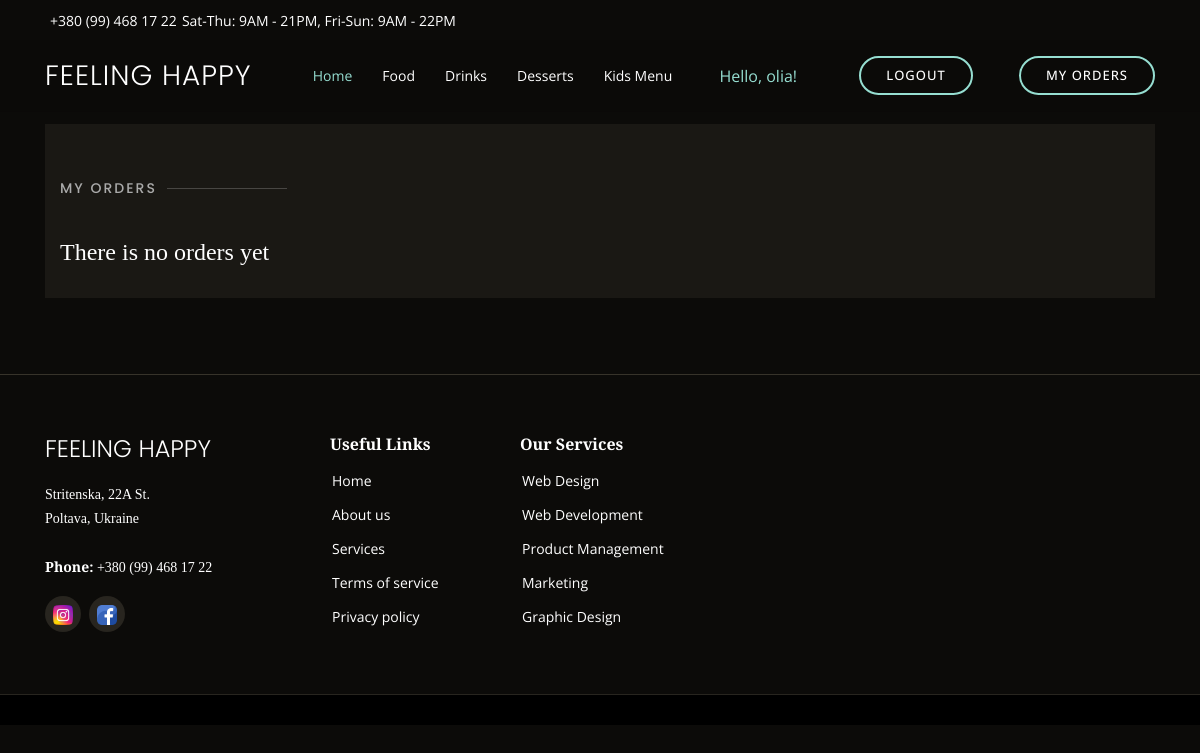
Before: /order/order_list/ (signed in) with the older database file.
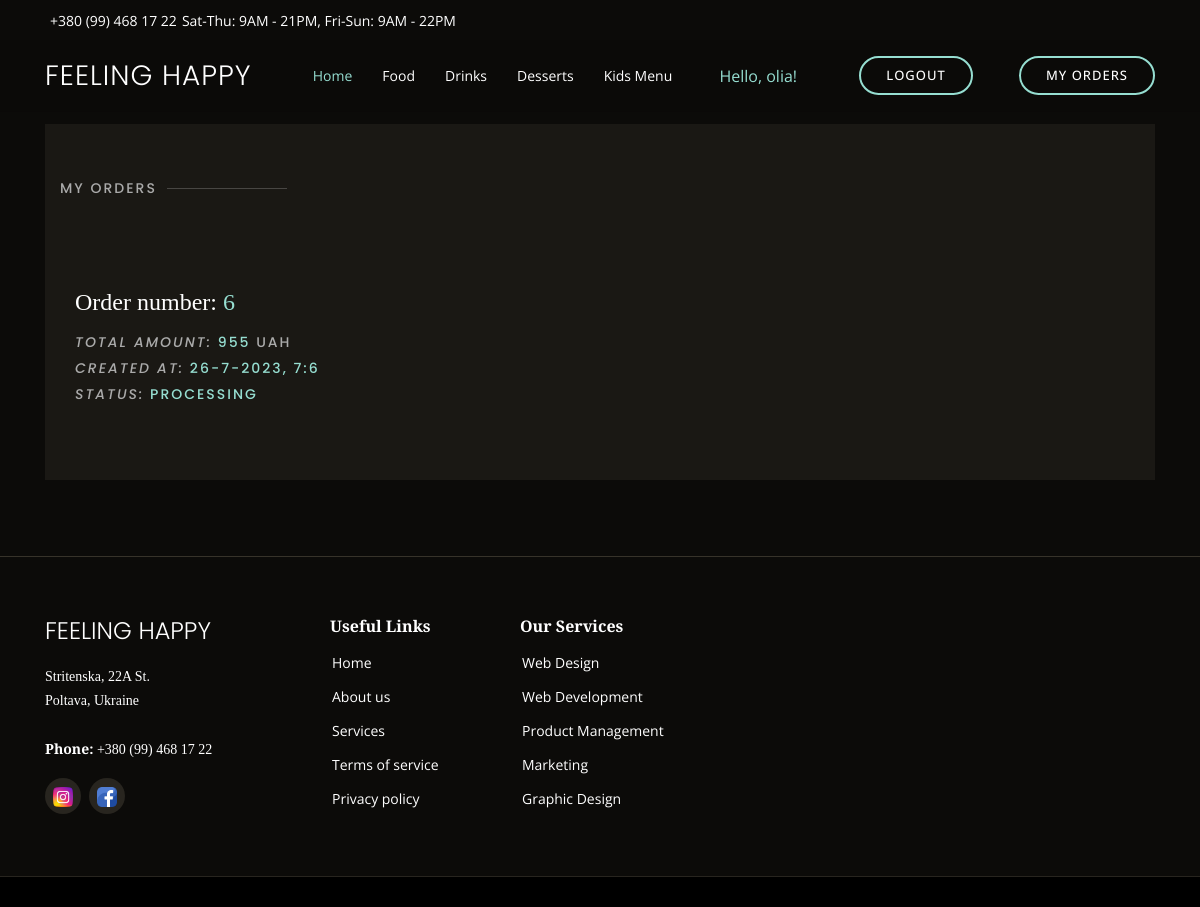
After: the same page with the newer database file.
### user/models.py (models this page shows)
class User(AbstractUser):
    pass

### order/models.py (models this page shows, shortened)
class Order(models.Model):
    user = models.ForeignKey(to=User, on_delete=models.CASCADE)
    status = models.ForeignKey(to=OrderStatus, on_delete=models.DO_NOTHING)
    dishes = models.ManyToManyField(to=Dish, through="OrderDish")
    making_datetime = models.DateTimeField()
    total_amount = models.PositiveIntegerField()
    address = models.CharField(max_length=255, blank=True)

class OrderStatus(models.Model):
    name = models.CharField(max_length=255)
    class Meta:
        verbose_name_plural = "order statuses"

### order/views.py (the view)
# urls.py: path("order_list/", OrderListView.as_view(), name="order-list"),
class OrderListView(LoginRequiredMixin, generic.ListView):
    model = Order
    template_name = "order/order_list.html"
    context_object_name = "order_list"
    def get_queryset(self) -> QuerySet:
        user = User.objects.get(id=self.request.user.id)
        queryset = Order.objects.filter(user=user).order_by("status")
        return queryset

### templates/order/order_list.html (shortened to what this page needs)
{% extends "base.html" %}
{% block content %}
<main id="main">
  <section class="inner-page">
    <div class="container">
      <p><div><br><br></div>
        <section id="menu" class="menu section-bg">
          <div class="container" data-aos="fade-up">
            <div class="section-title"><h2>My orders</h2></div>
            <div class="menu-container" data-aos="fade-up" data-aos-delay="200">
              {% for order in order_list %}
                <div class="col-lg-6 menu-item filter-starters">
                  <h4>Order number: <a href="{% url 'order:order-detail' pk=order.id%}">{{ order.id }}</a></h4>
                  <div class="order-row">
                    <p><i>total amount:</i> <b>{{ order.total_amount }}</b> UAH</p>
                    <p><i>created at:</i> <b>{{ order.making_datetime.day }}-{{ order.making_datetime.month }}-{{ order.making_datetime.year }}, {{ order.making_datetime.hour }}:{{ order.making_datetime.minute }}</b></p>
                    <p><i>status:</i> <b>{{ order.status.name }}</b></p>
                  </div>
                </div>
                {% empty %}
                <h4>There is no orders yet</h4>
              {% endfor %}
            </div>
          </div>
        </section>
      </p>
    </div>
  </section>
</main>
{% endblock %}

### templates/base.html (shortened to what this page needs)
<!DOCTYPE html>
<html lang="en">
<head>
  <link rel="stylesheet"
          href="https://cdn.jsdelivr.net/npm/bootstrap@4.5.3/dist/css/bootstrap.min.css"
>
  {% load static %}
  <link href="{% static 'assets/css/style.css' %}" rel="stylesheet">
</head>
<body>
{% block topbar %}
{% include 'includes/topbar.html' %}
{% endblock %}
  <header id="header" class="fixed-top d-flex align-items-cente">
    <div class="container-fluid container-xl d-flex align-items-center justify-content-lg-between">
      <h1 class="logo me-auto me-lg-0"><a href="{% url 'index' %}">Feeling Happy</a></h1>
      {% block navbar %}
      {% include "includes/navbar.html" %}
      {% endblock %}
    </div>
  </header>
  {% block content %}
  {%  endblock %}
  {% block footer %}
    {% include "includes/footer.html" %}
  {% endblock %}
</body>
</html>

### templates/includes/topbar.html
<div id="topbar" class="d-flex align-items-center fixed-top">
  <div class="container d-flex justify-content-center justify-content-md-between">
    <div class="contact-info d-flex align-items-center">
      <i class="bi bi-phone d-flex align-items-center"><span>+380 (99) 468 17 22</span></i>
      <i class="bi bi-clock d-flex align-items-center ms-4"><span> Sat-Thu: 9AM - 21PM, Fri-Sun: 9AM - 22PM</span></i>
    </div>
  </div>
</div>

### templates/includes/navbar.html (shortened to what this page needs)
<nav id="navbar" class="navbar order-last order-lg-0">
  <ul>
    <li><a class="nav-link scrollto active" href="{% url 'index' %}">Home</a></li>
    <li><a class="nav-link scrollto" href="{% url 'dish:dish-list' dish_type='Breakfasts'%}">Food</a></li>
    <li><a class="nav-link scrollto" href="{% url 'dish:dish-list' dish_type='Coffee'%}">Drinks</a></li>
    <li><a class="nav-link scrollto" href="{% url 'dish:dish-list' dish_type='Cheescakes'%}">Desserts</a></li>
    <li><a class="nav-link scrollto" href="{% url 'dish:dish-list' dish_type='Kids Menu'%}">Kids Menu</a></li>
  </ul>
</nav>
{% if user.is_authenticated %}
  <a href="{% url 'user:user-detail' %}" class="nav-link scrollto">Hello, {{ user.username }}!</a>
  <a href="{% url 'logout' %}" class="book-a-table-btn scrollto d-none d-lg-flex">Logout</a>
  <a href="{% url 'order:order-list' %}" class="book-a-table-btn scrollto d-none d-lg-flex">My orders</a>
{% else %}
<a href="{% url 'login' %}" class="book-a-table-btn scrollto d-none d-lg-flex">Login</a>
{% endif %}

### templates/includes/footer.html (shortened to what this page needs)
  <footer id="footer">
    <div class="footer-top">
      <div class="container">
        <div class="row">
          <div class="col-lg-3 col-md-6">
            <div class="footer-info">
              <h3>Feeling Happy</h3>
              <p>
                Stritenska, 22A St. <br>
                Poltava, Ukraine<br><br>
                <strong>Phone:</strong> +380 (99) 468 17 22<br>
              </p>
              <div class="social-links mt-3">
                <a href="https://www.instagram.com/feeling_happy_pl/" class="instagram"><i class="bx bxl-twitter"><img src="/static/assets/img/socials/instagram.png" alt="instagram" style="height: 20px; width: auto;"></i></a>
                <a href="https://www.facebook.com/feeling.happy.poltava/" class="facebook"><i class="bx bxl-facebook"><img src="/static/assets/img/socials/facebook.png" alt="facebook" style="height: 20px; width: auto;"></i></a>
              </div>
            </div>
          </div>
          <div class="col-lg-2 col-md-6 footer-links">
            <h4>Useful Links</h4>
            <ul>
              <li> <a href="#">Home</a></li>
              <li> <a href="#">About us</a></li>
              <li> <a href="#">Services</a></li>
              <li> <a href="#">Terms of service</a></li>
              <li> <a href="#">Privacy policy</a></li>
            </ul>
          </div>
          <div class="col-lg-3 col-md-6 footer-links">
            <h4>Our Services</h4>
            <ul>
              <li> <a href="#">Web Design</a></li>
              <li> <a href="#">Web Development</a></li>
              <li> <a href="#">Product Management</a></li>
              <li> <a href="#">Marketing</a></li>
              <li> <a href="#">Graphic Design</a></li>
            </ul>
          </div>
        </div>
      </div>
    </div>
  </footer>

### static/assets/css/style.css (style rules this page uses)
body { font-family: "Open Sans", sans-serif; background: #0c0b09; color: #fff; }
a { color: #96DED1; text-decoration: none; }
h1, h2, h3, h4, h5, h6 { font-family: "Playfair Display", serif; }
#topbar { height: 40px; font-size: 14px; transition: all 0.5s; z-index: 996; }
#topbar .contact-info i { font-style: normal; color: #96DED1; }
#topbar .contact-info i span { padding-left: 5px; color: #fff; }
#header { background: rgba(12, 11, 9, 0.6); border-bottom: 1px solid rgba(12, 11, 9, 0.6); transition: all 0.5s; z-index: 997; padding: 15px 0; top: 40px; }
#header .logo { font-size: 28px; margin: 0; padding: 0; line-height: 1; font-weight: 300; letter-spacing: 1px; text-transform: uppercase; font-family: "Poppins", sans-serif; }
#header .logo a { color: #fff; }
.book-a-table-btn, .button { background: None; margin: 0 0 0 15px; border: 2px solid #96DED1; color: #fff; border-radius: 50px; padding: 8px 25px; text-transform: uppercase; font-size: 13px; font-weight: 500; letter-spacing: 1px; transition: 0.3s; }
.navbar { padding: 0; }
.navbar ul { margin: 0; padding: 0; display: flex; list-style: none; align-items: center; }
.navbar li { position: relative; }
.navbar a, .navbar a:focus { display: flex; align-items: center; justify-content: space-between; padding: 10px 0 10px 30px; color: #fff; white-space: nowrap; transition: 0.3s; font-size: 14px; }
.navbar a:hover, .navbar .active, .navbar .active:focus, .navbar li:hover>a { color: #96DED1; }
section { padding: 60px 0; overflow: hidden; }
.section-bg { background-color: #1a1814; }
.section-title { padding-bottom: 40px; }
.section-title h2 { font-size: 14px; font-weight: 500; padding: 0; line-height: 1px; margin: 0 0 5px 0; letter-spacing: 2px; text-transform: uppercase; color: #aaaaaa; font-family: "Poppins", sans-serif; }
.order-row p { font-size: 14px; font-weight: 500; line-height: 1px; margin: 25px 0; letter-spacing: 2px; text-transform: uppercase; color: #aaaaaa; font-family: "Poppins", sans-serif; }
.order-row b { font-size: 14px; font-weight: 500; line-height: 1px; margin: 25px 0; letter-spacing: 2px; text-transform: uppercase; color: #96DED1; font-family: "Poppins", sans-serif; }
.section-title h2::after { content: ""; width: 120px; height: 1px; display: inline-block; background: rgba(255, 255, 255, 0.2); margin: 4px 10px; }
.menu .menu-item { margin-top: 50px; }
#footer { background: black; padding: 0 0 30px 0; color: #fff; font-size: 14px; }
#footer .footer-top { background: #0c0b09; border-top: 1px solid #37332a; border-bottom: 1px solid #28251f; padding: 60px 0 30px 0; }
#footer .footer-top .footer-info { margin-bottom: 30px; }
#footer .footer-top .footer-info h3 { font-size: 24px; margin: 0 0 20px 0; padding: 2px 0 2px 0; line-height: 1; font-weight: 300; text-transform: uppercase; font-family: "Poppins", sans-serif; }
#footer .footer-top .footer-info p { font-size: 14px; line-height: 24px; margin-bottom: 0; font-family: "Playfair Display", serif; color: #fff; }
#footer .footer-top .social-links a { font-size: 18px; display: inline-block; background: #28251f; color: #fff; line-height: 1; padding: 8px 0; margin-right: 4px; border-radius: 50%; text-align: center; width: 36px; height: 36px; transition: 0.3s; }
#footer .footer-top h4 { font-size: 16px; font-weight: 600; color: #fff; position: relative; padding-bottom: 12px; }
#footer .footer-top .footer-links { margin-bottom: 30px; }
#footer .footer-top .footer-links ul { list-style: none; padding: 0; margin: 0; }
#footer .footer-top .footer-links ul li { padding: 10px 0; display: flex; align-items: center; }
#footer .footer-top .footer-links ul li:first-child { padding-top: 0; }
#footer .footer-top .footer-links ul a { color: #fff; transition: 0.3s; display: inline-block; line-height: 1; }

Changed rows visible on the page:
added Order: id "6", total_amount "955", making_datetime.day "26", making_datetime.month "7", making_datetime.year "2023", making_datetime.hour "7", making_datetime.minute "6", status.name "PROCESSING"
Other visible differences:
text no longer shown: "There is no orders yet"
